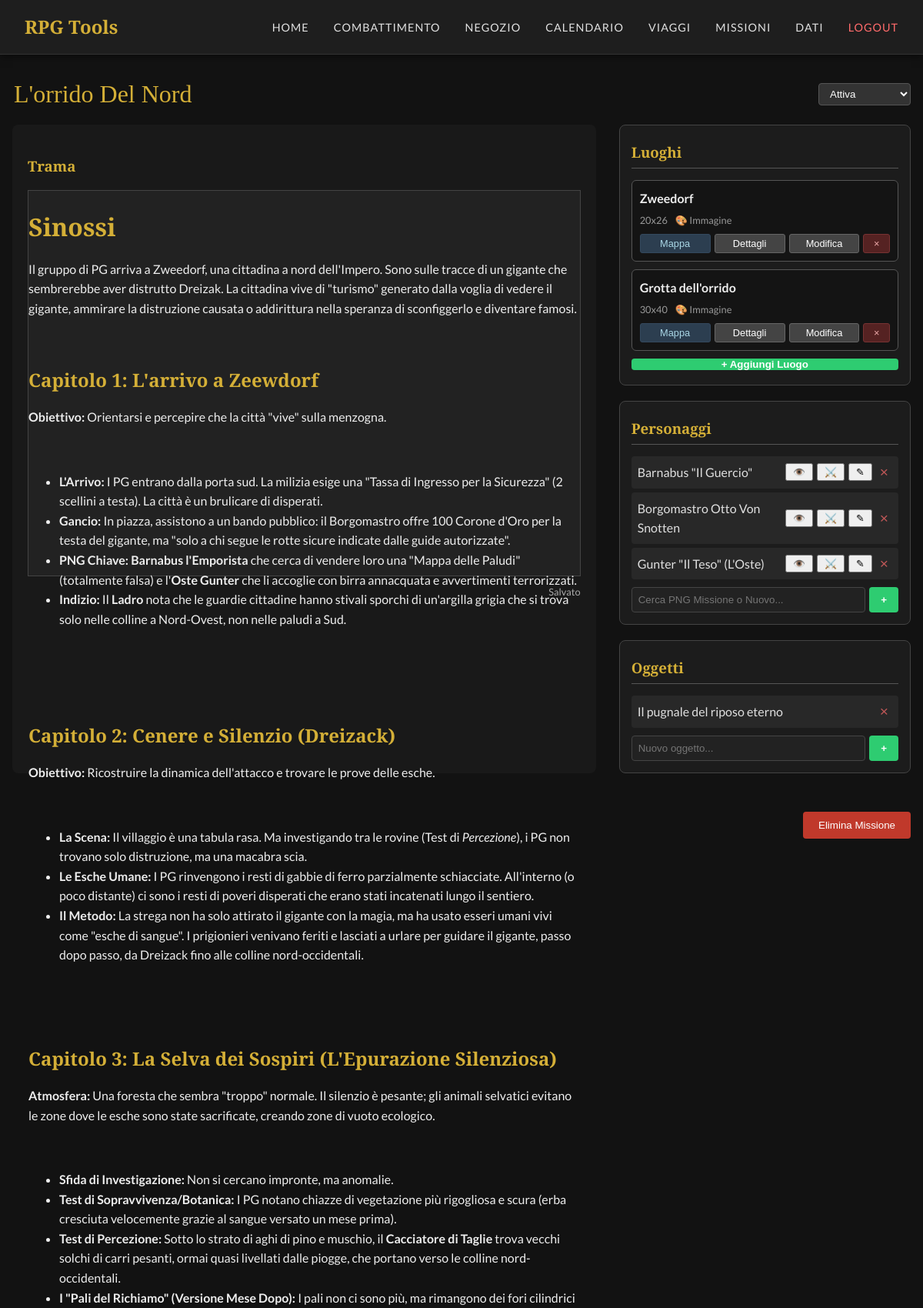
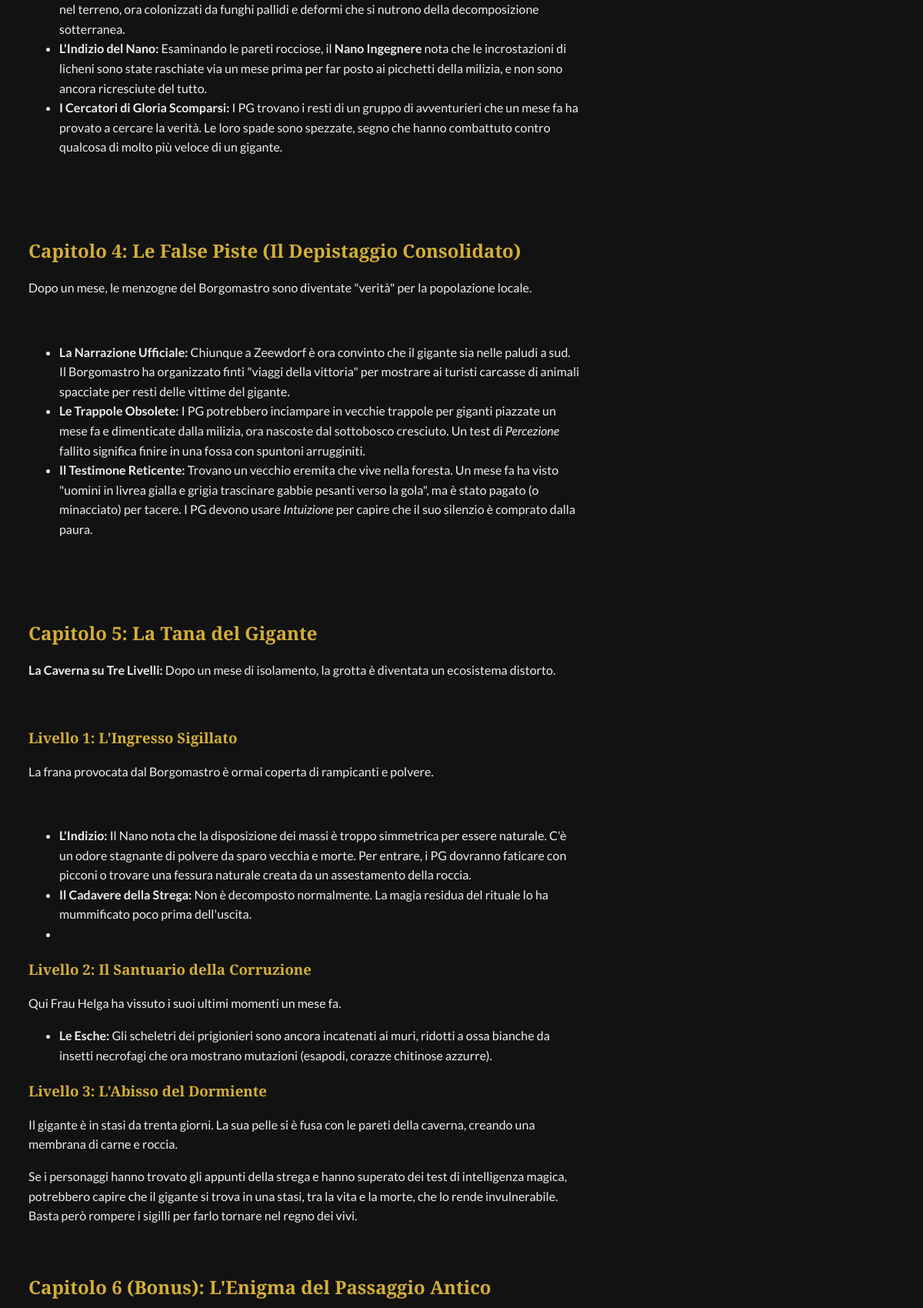
The page /missions/1 (signed in, upper part) on the database its author committed (2 pictures, top to bottom).
### tables this page shows
CREATE TABLE missions (
            id INTEGER PRIMARY KEY AUTOINCREMENT,
            title TEXT NOT NULL,
            plot TEXT DEFAULT '',
            status TEXT DEFAULT 'Attiva',
            created_at TIMESTAMP DEFAULT CURRENT_TIMESTAMP
        );

CREATE TABLE mission_places (
            id INTEGER PRIMARY KEY AUTOINCREMENT,
            mission_id INTEGER NOT NULL,
            name TEXT NOT NULL,
            description TEXT, image_filename TEXT, rows INTEGER DEFAULT 10, cols INTEGER DEFAULT 10,
            FOREIGN KEY (mission_id) REFERENCES missions (id) ON DELETE CASCADE
        );

CREATE TABLE modified_npcs (
            id INTEGER PRIMARY KEY AUTOINCREMENT,
            base_npc_id INTEGER,
            name TEXT NOT NULL,
            traits TEXT,
            ws INTEGER, bs INTEGER, s INTEGER, t INTEGER, ag INTEGER, int INTEGER, wp INTEGER, fel INTEGER,
            a INTEGER, w INTEGER, m INTEGER, mag INTEGER, ip INTEGER, fp INTEGER,
            armor_head INTEGER, armor_arms INTEGER, armor_body INTEGER, armor_legs INTEGER,
            description TEXT, special_rules TEXT,
            talents TEXT, skills TEXT, armor TEXT, weapons TEXT, equipment TEXT
        , image_filename TEXT, size TEXT DEFAULT "1x1");

CREATE TABLE mission_items (
            id INTEGER PRIMARY KEY AUTOINCREMENT,
            mission_id INTEGER NOT NULL,
            name TEXT NOT NULL,
            description TEXT,
            FOREIGN KEY (mission_id) REFERENCES missions (id) ON DELETE CASCADE
        );

### app.py (the view)
@app.route('/missions/<int:id>')
def mission_detail(id):
    db = get_db()
    cursor = db.execute('SELECT * FROM missions WHERE id = ?', (id,))
    mission = cursor.fetchone()
    if not mission:
        flash('Missione non trovata')
        return redirect(url_for('missions_list'))
    lists = {}
    c = db.execute('SELECT * FROM mission_places WHERE mission_id = ? ORDER BY id', (id,))
    lists['places'] = [dict(row) for row in c.fetchall()]
    c = db.execute('''
        SELECT m.* FROM modified_npcs m
        JOIN mission_npc_assignments a ON m.id = a.modified_npc_id
        WHERE a.mission_id = ?
        ORDER BY m.name
    ''', (id,))
    assigned_npcs = [dict(row) for row in c.fetchall()]
    for npc in assigned_npcs:
        npc['type'] = 'modified'
        npc['unique_id'] = f"modified_{npc['id']}"
    lists['characters'] = assigned_npcs
    c = db.execute('SELECT * FROM mission_items WHERE mission_id = ? ORDER BY id', (id,))
    lists['mission_items'] = [dict(row) for row in c.fetchall()]
    return render_template('mission_detail.html', mission=mission, lists=lists)

### app.py (called while the page is built)
@app.before_request
def require_login():
    allowed_routes = ['login', 'static', 'logout']
    if request.endpoint not in allowed_routes and 'logged_in' not in session:
        return redirect(url_for('login'))

def get_db():
    db = getattr(g, '_database', None)
    if db is None:
        db = g._database = sqlite3.connect(DATABASE)
        db.row_factory = sqlite3.Row
    return db

@app.teardown_appcontext
def close_connection(exception):
    db = getattr(g, '_database', None)
    if db is not None:
        db.close()

### templates/mission_detail.html (shortened to what this page needs)
{% extends 'base.html' %}
{% block extra_css %}
<link href="https://cdn.quilljs.com/1.3.6/quill.snow.css" rel="stylesheet">
{% endblock %}
{% block content %}
<div class="mission-header">
    <input type="text" id="missionTitle" class="editable-title" value="{{ mission.title }}"
        placeholder="Titolo Missione">
    <select id="missionStatus" class="status-select">
        <option value="Attiva" {% if mission.status=='Attiva' %}selected{% endif %}>Attiva</option>
    </select>
</div>
<div class="content-grid">
    <div class="plot-section">
        <h3>Trama</h3>
        <div id="editor-container">
            {{ mission.plot | safe }}
        </div>
        <div style="margin-top: 10px; text-align: right; color: #aaa; font-size: 0.8em;" id="saveStatus">Salvato</div>
    </div>
    <div class="lists-section">
        <div class="list-card">
            <h3>Luoghi</h3>
            <div class="places-grid" id="places-grid">
                {% for place in lists.places %}
                <div class="place-card" id="place-card-{{ place.id }}">
                    <div class="place-content">
                        <strong>{{ place.name }}</strong>
                        <div style="font-size:0.8em; color:#999; display:flex; gap:10px;">
                            <span>{{ place.rows }}x{{ place.cols }}</span>
                            {% if place.image_filename %}<span>🎨 Immagine</span>{% endif %}
                        </div>
                    </div>
                    <div class="place-actions">
                        <button class="combat-btn" onclick="loadPlaceToCombat('{{ place.id }}')">Mappa</button>
                        <button onclick="openPlaceDetailModal('{{ place.id }}')">Dettagli</button>
                        <button onclick="openEditPlaceModal('{{ place.id }}')">Modifica</button>
                        <button class="delete-btn-card"
                            onclick="deleteItem('places', '{{ place.id }}', this, true)">×</button>
                    </div>
                </div>
                {% endfor %}
            </div>
            <button onclick="openAddPlaceModal()" class="add-btn" style="width:100%; margin-top:10px;">+ Aggiungi
                Luogo</button>
        </div>
        <div class="list-card">
            <h3>Personaggi</h3>
            <ul class="list-items" id="characters-list">
                {% for item in lists.characters %}
                <li class="list-item" data-id="{{ item.unique_id }}">
                    <span>{{ item.name }}</span>
                    <div style="display:flex; gap:5px;">
                        <button class="combat-btn" onclick="showNpcDescription('{{ item.unique_id }}')"
                            style="font-size:0.8em; padding:2px 8px;">👁️</button>
                        <button class="combat-btn" onclick="loadNpcToCombat('{{ item.unique_id }}')"
                            style="font-size:0.8em; padding:2px 8px;">⚔️</button>
                        <button class="combat-btn" onclick="openNpcModal('{{ item.unique_id }}')"
                            style="font-size:0.8em; padding:2px 8px;">✎</button>
                        <button class="delete-btn" onclick="removeCharacter('{{ item.unique_id }}')">×</button>
                    </div>
                </li>
                {% endfor %}
            </ul>
            <div class="add-form">
                <input type="text" class="add-input" id="new-character" list="mission-npcs-datalist"
                    placeholder="Cerca PNG Missione o Nuovo..." autocomplete="off">
                <button class="add-btn" onclick="addMissionCharacter()">+</button>
            </div>
        </div>
        <div class="list-card">
            <h3>Oggetti</h3>
            <ul class="list-items" id="items-list">
                {% for item in lists.mission_items %}
                <li class="list-item" data-id="{{ item.id }}">
                    <span>{{ item.name }}</span>
                    <button class="delete-btn" onclick="deleteItem('items', '{{ item.id }}', this)">×</button>
                </li>
                {% endfor %}
            </ul>
            <div class="add-form">
                <input type="text" class="add-input" id="new-item" placeholder="Nuovo oggetto...">
                <button class="add-btn" onclick="addItem('items')">+</button>
            </div>
        </div>
    </div>
</div>
<button class="delete-mission-btn" onclick="deleteMission()">Elimina Missione</button>
{% endblock %}

### static/css/style.css (style rules this page uses)
:root { --bg-color: #121212; --card-bg: #1e1e1e; --text-primary: #e0e0e0; --text-secondary: #a0a0a0; --accent-color: #d4af37; --accent-hover: #f0c040; --border-color: #333; --font-heading: 'Cinzel', serif; --font-body: 'Lato', sans-serif; }
body { background-color: var(--bg-color); color: var(--text-primary); font-family: var(--font-body); margin: 0; padding: 0; line-height: 1.6; }
h1, h2, h3, h4, h5, h6 { font-family: var(--font-heading); color: var(--accent-color); margin-bottom: 1rem; }

### templates/mission_detail.html (style rules this page uses)
.mission-header { display: flex; justify-content: space-between; align-items: center; margin-bottom: 20px; }
.editable-title { background: transparent; border: none; color: #d4af37; font-family: 'Cinzel', serif; font-size: 2em; width: 100%; margin-right: 20px; }
.status-select { background: #333; color: white; padding: 5px 10px; border: 1px solid #555; border-radius: 4px; min-width: 120px; }
.content-grid { display: grid; grid-template-columns: 2fr 1fr; gap: 30px; }
.plot-section { background: rgba(30, 30, 30, 0.6); padding: 20px; border-radius: 8px; }
#editor-container { height: 500px; background: #222; color: #eee; border: 1px solid #444; }
.lists-section { display: flex; flex-direction: column; gap: 20px; }
.list-card { background: rgba(30, 30, 30, 0.8); border: 1px solid #444; border-radius: 8px; padding: 15px; }
.list-card h3 { margin-top: 5px; border-bottom: 1px solid #555; padding-bottom: 5px; margin-bottom: 15px; color: #d4af37; }
.list-items { list-style: none; padding: 0; margin: 0; }
.list-item { display: flex; justify-content: space-between; align-items: center; padding: 8px; background: rgba(255, 255, 255, 0.05); margin-bottom: 5px; border-radius: 4px; transition: background 0.2s; }
.delete-btn { background: none; border: none; color: #ff6b6b; cursor: pointer; opacity: 0.7; font-size: 1.2em; line-height: 1; padding: 0 5px; }
.add-form { display: flex; margin-top: 10px; gap: 5px; }
.add-input { flex: 1; background: #222; border: 1px solid #444; color: white; padding: 8px; border-radius: 4px; }
.add-btn { background: #2ecc71; border: none; color: white; padding: 0 15px; border-radius: 4px; cursor: pointer; font-weight: bold; }
.delete-mission-btn { background: #c0392b; color: white; border: none; padding: 10px 20px; border-radius: 4px; cursor: pointer; margin-top: 50px; float: right; }
.places-grid { display: grid; gap: 10px; }
.place-card { background: rgba(0, 0, 0, 0.3); padding: 10px; border-radius: 6px; border: 1px solid #555; }
.place-card strong { display: block; margin-bottom: 5px; color: #eee; }
.place-actions { display: flex; gap: 5px; margin-top: 8px; }
.place-actions button { flex: 1; font-size: 0.8em; padding: 4px; background: #444; border: 1px solid #666; color: white; border-radius: 3px; cursor: pointer; }
.place-actions button.combat-btn { background: #2c3e50; border-color: #34495e; color: #a9d6e5; }
.place-actions button.delete-btn-card { background: #522; border-color: #733; color: #eaa; flex: 0.3; }

### rows shown on the page
missions: title "L'orrido Del Nord", status "Attiva", plot "Sinossi Il gruppo di PG arriva a Zweedorf, una cittadina a nord dell'Impero. Sono sulle tracce di un gigante che sembrerebbe aver distrutto Dreizak. La cittadina vive di \"turismo\" generato dalla voglia di vedere il gigante, ammirare la distruzione causata o addirittura nella speranza di sconfiggerlo e diventare famosi. Capitolo 1: L'arrivo a Zeewdorf Obiettivo: Orientarsi e percepire che la città \"vive\" sulla menzogna. L'Arrivo: I PG entrano dalla porta sud. La milizia esige una \"Tassa di Ingresso per la Sicurezza\" (2 scellini a testa). La città è un brulicare di disperati. Gancio: In piazza, assistono a un bando pubblico: il Borgomastro offre 100 Corone d'Oro per la testa del gigante, ma…"
mission_places: name "Zweedorf", rows "20", cols "26", shows "🎨 Immagine"
mission_places: name "Grotta dell'orrido", rows "30", cols "40", shows "🎨 Immagine"
modified_npcs: name "Barnabus \"Il Guercio\""
modified_npcs: name "Borgomastro Otto Von Snotten"
modified_npcs: name "Gunter \"Il Teso\" (L'Oste)"
mission_items: name "Il pugnale del riposo eterno"
